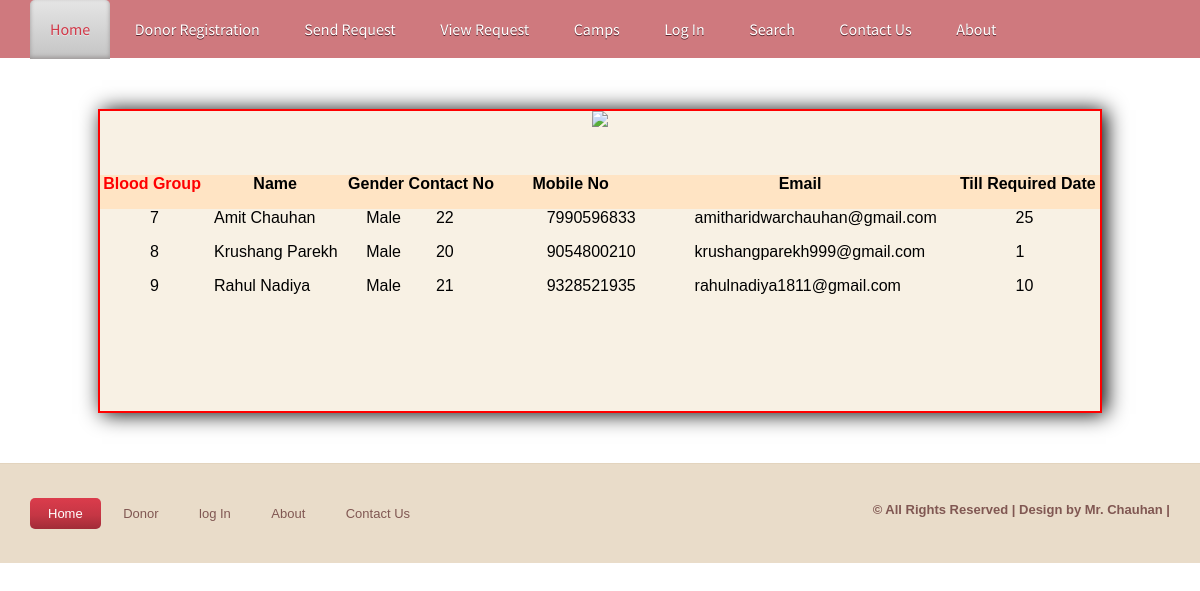
Screenshot of /viewrequest.php with the database file from the repository.
### tables this page shows
CREATE TABLE `requestes` (
  `req_id` int(100) NOT NULL,
  `name` varchar(100) NOT NULL,
  `gender` varchar(100) NOT NULL,
  `age` varchar(100) NOT NULL,
  `mobile` varchar(100) NOT NULL,
  `email` varchar(100) NOT NULL,
  `bgroup` int(100) NOT NULL,
  `reqdate` datetime NOT NULL,
  `detail` varchar(500) NOT NULL
);

### viewrequest.php (the view, shortened to what this page needs)
<!DOCTYPE html PUBLIC "-//W3C//DTD XHTML 1.0 Transitional//EN" "http://www.w3.org/TR/xhtml1/DTD/xhtml1-transitional.dtd">
<html xmlns="http://www.w3.org/1999/xhtml">
<head>
<link href="css/lightbox.css" rel="stylesheet" />
    <link href="StyleSheet.css" rel="stylesheet" type="text/css" />
<link href="css/style.css" rel="stylesheet" type="text/css" media="all" />
<link href="css/flexslider.css" rel="stylesheet" type="text/css" media="all" />
</head>
<body>
<?php include('admin/function.php'); ?>
<div class="nav_bg">
<div class="wrap">
		<?php require('header.php');?>
	</div>
<div style="height:300px; width:1000px; margin:auto; margin-top:50px; margin-bottom:50px; background-color:#f8f1e4; border:2px solid red; box-shadow:4px 1px 20px black;">
     <form method="post" enctype="multipart/form-data">
 <table cellpadding="20" cellspacing="20" width="1000px" height="200px"  style="margin:auto" >
   <tr><td colspan="7" align="center"><img src="Images/brequest.png" height="90px" /></td></tr>
   <tr><td>&nbsp;</td><td>&nbsp;</td></tr>
 <tr style="background-color:bisque" align="center" class="bold">
             <td class="bold" style="color:red"  >Blood Group</td><td align="center">Name</td><td align="center">Gender</td><td align="center">Contact No</td><td align="center">Mobile No</td><td align="center">Email</td>
            <td align="center">Till Required Date</td>
        </tr>
<?php
$cn=mysqli_connect("localhost","root","","bloodbank");
$s="select * from requestes";
	$result=mysqli_query($cn,$s);
	while($data=mysqli_fetch_array($result))
	{
				echo"<tr><td  style=' padding-left:50px'>$data[0]</td><td  style=' padding-left:10px'>$data[1]</td><td  style=' padding-left:20px'>$data[2]</td><td  style=' padding-left:30px'>$data[3]</td><td  style=' padding-left:50px'>$data[4]</td><td  style=' padding-left:50px'>$data[5]</td><td  style=' padding-left:60px'>$data[6]</td></tr>";
			}
			?>
</table>
</form>
        </div>
<div class="ftr-bg">
<div class="wrap">
<div class="footer">
	<div class="f_nav">
		<ul>
			<li class="active"><a href="index.php">Home</a></li>
			<li><a href="donar.php">Donor</a></li>
            <li><a href="login.php">log In</a></li>
            <li><a href="aboutus.php">About</a></li>
            <li><a href="contact.php">Contact Us</a></li>
            </ul>
	</div>
		<div class="copy">
			<p class="title">© All Rights Reserved | Design by Mr. Chauhan |</p>
		</div>
</div>
</div>
</div>
</body>
</html>

### Admin/function.php (shortened to what this page needs)
<!DOCTYPE html PUBLIC "-//W3C//DTD XHTML 1.0 Transitional//EN" "http://www.w3.org/TR/xhtml1/DTD/xhtml1-transitional.dtd">
<html xmlns="http://www.w3.org/1999/xhtml">
<head>
</head>
<body>
</body>
</html>

### header.php
<ul class="nav">
			<li class="active"><a href="index.php">Home</a></li>
			<li><a href="registration.php">Donor Registration</a></li>
			<li><a href="requests.php">send Request</a></li>
            <li><a href="viewrequest.php">View Request</a></li>
            <li><a href="camps.php">Camps</a></li>
            <li><a href="login.php">log In</a></li>
            <li><a href="search.php">Search</a></li>
            <li><a href="contact.php">Contact Us</a></li>
           	<li><a href="aboutus.php">About</a></li>
            </ul>

### css/lightbox.css (style rules this page uses)
body:after { content: url(../img/close.png) url(../img/loading.gif) url(../img/prev.png) url(../img/next.png); display: none; }

### StyleSheet.css (style rules this page uses)
.title { font-weight:bold; color:#805752; font-size: 16px; text-align: left; padding-left: 20px; }
.bold { font-weight:bold; }

### css/style.css (style rules this page uses)
html,body,div,span,applet,object,iframe,h1,h2,h3,h4,h5,h6,p,blockquote,pre,a,abbr,acronym,address,big,cite,code,del,dfn,em,img,ins,kbd,q,s,samp,small,strike,strong,sub,sup,tt,var,b,u,i,dl,dt,dd,ol,nav ul,nav li,fieldset,form,label,legend,table,caption,tbody,tfoot,thead,tr,th,td,article,aside,canvas,details,embed,figure,figcaption,footer,header,hgroup,menu,nav,output,ruby,section,summary,time,mark,audio,video { margin:0;padding:0;border:0;font-size:100%;font:inherit;vertical-align:baseline; }
ol,ul { list-style:none;margin:0;padding:0; }
table { border-collapse:collapse;border-spacing:0; }
a { text-decoration:none; }
img { max-width:100%; }
body { font-family: Arial, Geneva,Helvetica, sans-serif; font-size: 100%; }
.wrap { margin:0 auto; width:80%; }
.nav_bg { background: url('../images/nav_bg.png') center 0 repeat-x #CF797E; height:58px; }
.nav li { display:inline-block; }
.nav li a { font-family: 'Source Sans Pro', sans-serif; line-height:1.8em; display:block; text-decoration:none; font-weight:normal; color:#ffffff; padding:15px 20px; font-size: 1em; text-transform: capitalize; text-shadow: 0 1px 0 #5C2830; letter-spacing:0px; }
.nav li.active a { text-shadow: 0 1px 0 #EBEBEB; color:#D13949; background: #E5E5E5; background: -moz-linear-gradient(top, #E5E5E5 0%, #C4C4C4 100%); background: -webkit-gradient(linear, left top, left bottom, color-stop(0%,#E5E5E5), color-stop(100%,#C4C4C4)); filter: progid:DXImageTransform.Microsoft.gradient( startColorstr='#E5E5E5', endColorstr='#C4C4C4',GradientType=0 ); -moz-border-radius:5px 5px 0 0; -webkit-border-radius:5px 5px 0 0; border-radius:5px 5px 0 0; box-shadow: inset 0px -2px 4px #9C9797; -webkit-box-shadow: inset 0px -2px 4px #9C9797; -moz-box-shadow: inset 0px -2px 4px #9C9797; -o-box-shadow: inset 0px -2px 4px #9C9797; }
.ftr-bg { background: #E9DCC9; border-top: 1px solid rgba(214, 195, 167, 0.34); }
.footer { padding:3% 0; }
.f_nav { float:left; }
.f_nav li { display: inline-block; }
.f_nav li.active a { color:#ffffff; background: rgb(219,60,76); background: -moz-linear-gradient(top, rgba(219,60,76,1) 0%, rgba(197,54,68,1) 56%, rgba(162,44,56,1) 99%); background: -webkit-gradient(linear, left top, left bottom, color-stop(0%,rgba(219,60,76,1)), color-stop(56%,rgba(197,54,68,1)), color-stop(99%,rgba(162,44,56,1))); background: -webkit-linear-gradient(top, rgba(219,60,76,1) 0%,rgba(197,54,68,1) 56%,rgba(162,44,56,1) 99%); background: -o-linear-gradient(top, rgba(219,60,76,1) 0%,rgba(197,54,68,1) 56%,rgba(162,44,56,1) 99%); background: -ms-linear-gradient(top, rgba(219,60,76,1) 0%,rgba(197,54,68,1) 56%,rgba(162,44,56,1) 99%); background: linear-gradient(to bottom, rgba(219,60,76,1) 0%,rgba(197,54,68,1) 56%,rgba(162,44,56,1) 99%); filter: progid:DXImageTransform.Microsoft.gradient( startColorstr='#db3c4c', endColorstr='#a22c38',GradientType=0 ); }
.f_nav li a { border-radius: 5px; -webkit-border-radius: 5px; -moz-border-radius: 5px; -o-border-radius: 5px; display:block; padding: 8px 18px; color: #805752; font-size: 0.8125em; }
.copy { float: right; }
.copy p { color: #805752; font-size: 0.8125em; line-height: 1.8em; }
@media only screen and (max-width: 1280px) { .wrap { width:95%; } }

### rows the page displays
requestes: req_id "7", name "Amit Chauhan", gender "Male", age "22", mobile "7990596833", email "amitharidwarchauhan@gmail.com", bgroup "25"
requestes: req_id "8", name "Krushang Parekh", gender "Male", age "20", mobile "9054800210", email "krushangparekh999@gmail.com", bgroup "1"
requestes: req_id "9", name "Rahul Nadiya", gender "Male", age "21", mobile "9328521935", email "rahulnadiya1811@gmail.com", bgroup "10"
